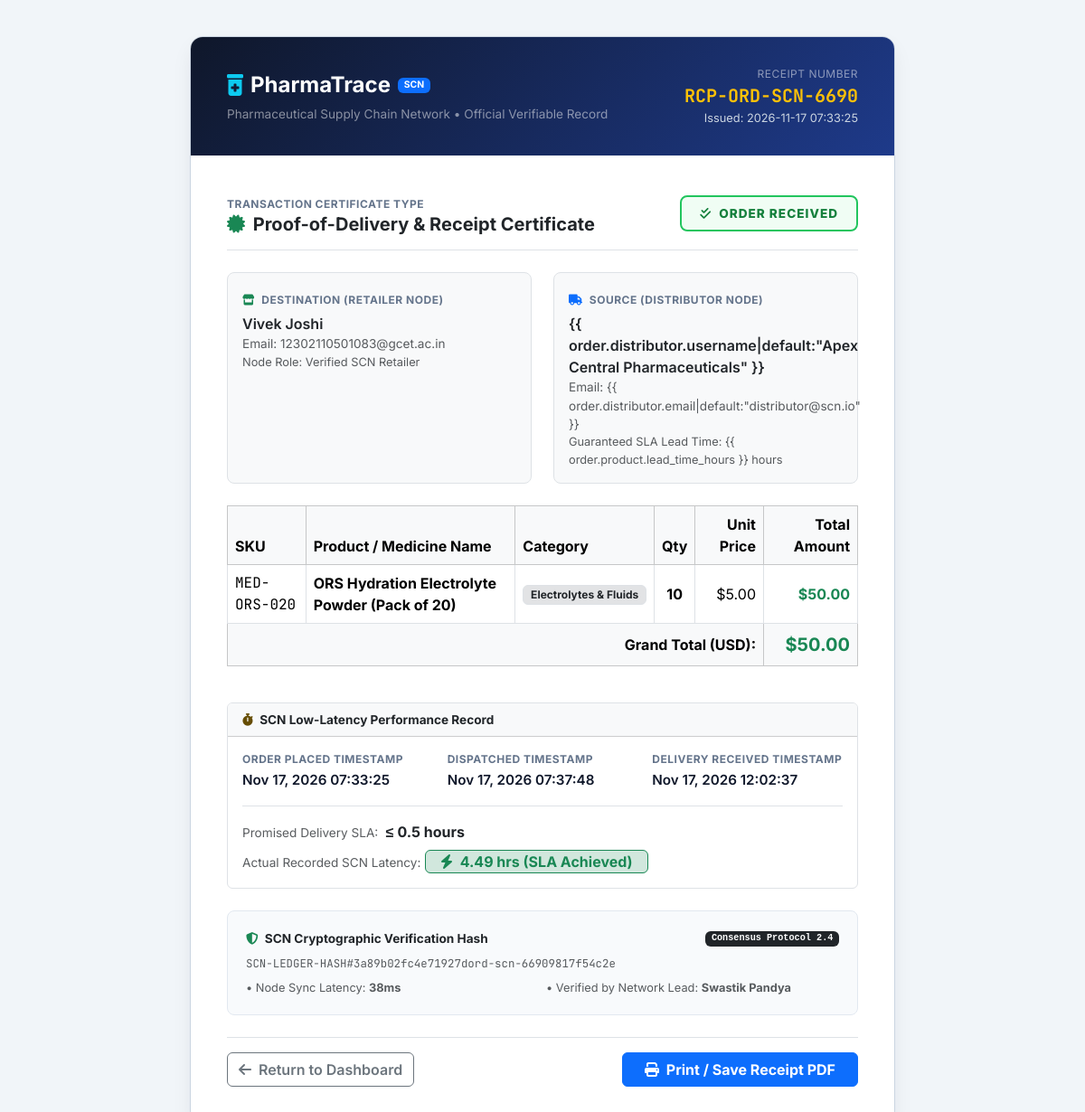
Page /order/receipt/ORD-SCN-6690/ on the committed database.
### store/models.py (models this page shows, shortened)
class SCNOrder(models.Model):
    STATUS_CHOICES = (
        ('Processing', 'Processing'),
        ('Dispatched', 'Dispatched'),
        ('In-Transit', 'In-Transit'),
        ('Delivered', 'Delivered'),
    )
    order_id = models.CharField(max_length=30, unique=True)
    retailer_name = models.CharField(max_length=100)
    retailer_email = models.EmailField()
    distributor = models.ForeignKey(register, on_delete=models.SET_NULL, null=True, blank=True)
    product = models.ForeignKey(SCNProduct, on_delete=models.CASCADE)
    quantity = models.IntegerField(default=1)
    total_price = models.DecimalField(max_digits=10, decimal_places=2)
    status = models.CharField(max_length=30, choices=STATUS_CHOICES, default='Processing')
    ordered_at = models.DateTimeField(auto_now_add=True)
    dispatched_at = models.DateTimeField(null=True, blank=True)
    delivered_at = models.DateTimeField(null=True, blank=True)
    latency_recorded_hours = models.DecimalField(max_digits=6, decimal_places=2, null=True, blank=True)

class SCNProduct(models.Model):
    distributor = models.ForeignKey(register, on_delete=models.CASCADE, null=True, blank=True)
    name = models.CharField(max_length=100)
    category = models.CharField(max_length=50, default='Industrial Components')
    sku = models.CharField(max_length=30, unique=True)
    price = models.DecimalField(max_digits=10, decimal_places=2)
    stock_quantity = models.IntegerField(default=100)
    lead_time_hours = models.DecimalField(max_digits=5, decimal_places=1, default=4.0)
    created_at = models.DateTimeField(auto_now_add=True)

### store/views.py (the view)
# urls.py: path('order/receipt/<str:order_id>/', view_receipt, name='view_receipt'),
def view_receipt(request, order_id):
    try:
        order = SCNOrder.objects.get(order_id=order_id)
        return render(request, 'receipt.html', {'order': order})
    except SCNOrder.DoesNotExist:
        messages.error(request, f"Receipt for Order {order_id} was not found.")
        return redirect('dashboard')

### store/templates/receipt.html (shortened to what this page needs)
{% load static %}
<!DOCTYPE html>
<html lang="en">
<head>
  <link href="https://cdn.jsdelivr.net/npm/bootstrap@5.3.2/dist/css/bootstrap.min.css" rel="stylesheet">
  <link rel="stylesheet" href="https://cdnjs.cloudflare.com/ajax/libs/font-awesome/6.4.0/css/all.min.css" />
</head>
<body>
  <div class="receipt-container">
    <div class="receipt-header d-flex justify-content-between align-items-center flex-wrap gap-3">
      <div>
        <div class="d-flex align-items-center gap-2 mb-1">
          <i class="fas fa-prescription-bottle-medical fs-4 text-info"></i>
          <span class="fs-4 fw-bold">PharmaTrace</span>
          <span class="badge bg-primary text-white" style="font-size: 0.65rem;">SCN</span>
        </div>
        <div class="text-white-50" style="font-size: 0.85rem;">
          Pharmaceutical Supply Chain Network &bull; Official Verifiable Record
        </div>
      </div>
      <div class="text-md-end">
        <div class="text-white-50" style="font-size: 0.75rem; text-transform: uppercase; letter-spacing: 0.5px;">Receipt
          Number</div>
        <div class="fs-5 fw-bold mono text-warning">
          RCP-{{ order.order_id }}
        </div>
        <div style="font-size: 0.8rem; color: #cbd5e1;">Issued: {{ order.ordered_at|date:"Y-m-d H:i:s" }}</div>
      </div>
    </div>
    <div class="receipt-body">
      <div class="d-flex justify-content-between align-items-center mb-4 pb-3 border-bottom flex-wrap gap-2">
        <div>
          <span class="info-label">Transaction Certificate Type</span>
          <div class="h5 fw-bold mb-0 text-dark">
            {% if order.status == 'Delivered' %}
            <i class="fas fa-certificate text-success me-1"></i> Proof-of-Delivery & Receipt Certificate
            {% elif order.status == 'Dispatched' %}
            <i class="fas fa-truck-fast text-primary me-1"></i> Active Dispatch Transit Receipt
            {% else %}
            <i class="fas fa-file-invoice text-info me-1"></i> Order Placement & Consensus Receipt
            {% endif %}
          </div>
        </div>
        <div>
          {% if order.status == 'Delivered' %}
          <span class="receipt-stamp stamp-delivered"><i class="fas fa-check-double me-1"></i> Order Received</span>
          {% elif order.status == 'Dispatched' %}
          <span class="receipt-stamp stamp-dispatched"><i class="fas fa-truck me-1"></i> Dispatched</span>
          {% else %}
          <span class="receipt-stamp stamp-placed"><i class="fas fa-spinner fa-spin me-1"></i> Order Placed</span>
          {% endif %}
        </div>
      </div>
      <div class="row g-4 mb-4">
        <div class="col-sm-6">
          <div class="p-3 bg-light rounded-3 h-100 border">
            <span class="info-label"><i class="fas fa-store text-success me-1"></i> Destination (Retailer Node)</span>
            <div class="info-val fs-6 text-dark mt-1">{{ order.retailer_name }}</div>
            <div class="text-muted" style="font-size: 0.85rem;">Email: {{ order.retailer_email }}</div>
            <div class="text-muted" style="font-size: 0.8rem;">Node Role: Verified SCN Retailer</div>
          </div>
        </div>
        <div class="col-sm-6">
          <div class="p-3 bg-light rounded-3 h-100 border">
            <span class="info-label"><i class="fas fa-truck text-primary me-1"></i> Source (Distributor Node)</span>
            <div class="info-val fs-6 text-dark mt-1">{{ order.distributor.username|default:"Apex Central
              Pharmaceuticals" }}</div>
            <div class="text-muted" style="font-size: 0.85rem;">Email: {{
              order.distributor.email|default:"distributor@scn.io" }}</div>
            <div class="text-muted" style="font-size: 0.8rem;">Guaranteed SLA Lead Time: {{
              order.product.lead_time_hours }} hours</div>
          </div>
        </div>
      </div>
      <div class="table-responsive mb-4">
        <table class="table table-bordered align-middle">
          <thead class="table-light">
            <tr>
              <th>SKU</th>
              <th>Product / Medicine Name</th>
              <th>Category</th>
              <th class="text-center">Qty</th>
              <th class="text-end">Unit Price</th>
              <th class="text-end">Total Amount</th>
            </tr>
          </thead>
          <tbody>
            <tr>
              <td class="mono font-semibold">{{ order.product.sku }}</td>
              <td class="fw-bold">{{ order.product.name }}</td>
              <td><span class="badge bg-secondary-subtle text-dark border">{{ order.product.category }}</span></td>
              <td class="text-center fw-bold">{{ order.quantity }}</td>
              <td class="text-end">${{ order.product.price }}</td>
              <td class="text-end fw-bold text-success fs-6">${{ order.total_price }}</td>
            </tr>
          </tbody>
          <tfoot>
            <tr class="table-light">
              <td colspan="5" class="text-end fw-bold">Grand Total (USD):</td>
              <td class="text-end fw-bold text-success fs-5">${{ order.total_price }}</td>
            </tr>
          </tfoot>
        </table>
      </div>
      <div class="card border mb-4">
        <div class="card-header bg-light fw-bold" style="font-size: 0.85rem;">
          <i class="fas fa-stopwatch text-warning-emphasis me-1"></i> SCN Low-Latency Performance Record
        </div>
        <div class="card-body">
          <div class="row g-3">
            <div class="col-sm-4">
              <div class="info-label">Order Placed Timestamp</div>
              <div class="info-val">{{ order.ordered_at|date:"M d, Y H:i:s" }}</div>
            </div>
            <div class="col-sm-4">
              <div class="info-label">Dispatched Timestamp</div>
              <div class="info-val">
                {% if order.dispatched_at %}
                {{ order.dispatched_at|date:"M d, Y H:i:s" }}
                {% else %}
                <span class="text-muted">Awaiting Dispatch</span>
                {% endif %}
              </div>
            </div>
            <div class="col-sm-4">
              <div class="info-label">Delivery Received Timestamp</div>
              <div class="info-val">
                {% if order.delivered_at %}
                {{ order.delivered_at|date:"M d, Y H:i:s" }}
                {% else %}
                <span class="text-muted">In Pipeline</span>
                {% endif %}
              </div>
            </div>
          </div>
          <div class="mt-3 pt-3 border-top d-flex justify-content-between align-items-center flex-wrap gap-2">
            <div>
              <span class="text-muted" style="font-size: 0.85rem;">Promised Delivery SLA:</span>
              <strong class="text-dark ms-1">&le; {{ order.product.lead_time_hours }} hours</strong>
            </div>
            <div>
              <span class="text-muted" style="font-size: 0.85rem;">Actual Recorded SCN Latency:</span>
              {% if order.latency_recorded_hours %}
              <span class="badge bg-success-subtle text-success border border-success px-3 py-1 fs-6 fw-bold">
                <i class="fas fa-bolt me-1"></i> {{ order.latency_recorded_hours }} hrs (SLA Achieved)
              </span>
              {% else %}
              <span class="badge bg-light text-dark border">Calculating upon completion</span>
              {% endif %}
            </div>
          </div>
        </div>
      </div>
      <div class="ledger-block">
        <div class="fw-bold mb-2 text-dark d-flex align-items-center justify-content-between">
          <span><i class="fas fa-shield-halved text-success me-1"></i> SCN Cryptographic Verification Hash</span>
          <span class="badge bg-dark font-monospace">Consensus Protocol 2.4</span>
        </div>
        <div class="text-muted mb-2 mono" style="font-size: 0.775rem; word-break: break-all;">
          SCN-LEDGER-HASH#{{ order.id }}a89b02fc4e71927d{{ order.order_id|lower }}9817f54c2e
        </div>
        <div class="row g-2 text-muted" style="font-size: 0.8rem;">
          <div class="col-sm-6">&bull; Node Sync Latency: <strong>38ms</strong></div>
          <div class="col-sm-6">&bull; Verified by Network Lead: <strong>Swastik Pandya</strong></div>
        </div>
      </div>
      <div class="d-flex justify-content-between align-items-center mt-4 pt-3 border-top no-print">
        <a href="{% url 'dashboard' %}" class="btn btn-outline-secondary fw-semibold">
          <i class="fas fa-arrow-left me-1"></i> Return to Dashboard
        </a>
        <button onclick="window.print()" class="btn btn-primary fw-bold px-4">
          <i class="fas fa-print me-1"></i> Print / Save Receipt PDF
        </button>
      </div>
    </div>
  </div>
</body>
</html>

### store/templates/receipt.html (style rules this page uses)
body { background-color: #f1f5f9; font-family: 'Inter', sans-serif; color: #0f172a; padding: 2.5rem 1rem; }
.receipt-container { max-width: 780px; margin: 0 auto; background: #ffffff; border: 1px solid #cbd5e1; border-radius: 14px; box-shadow: 0 10px 25px -5px rgba(15, 23, 42, 0.1); overflow: hidden; }
.receipt-header { background: linear-gradient(135deg, #0f172a 0%, #1e3a8a 100%); color: #ffffff; padding: 2rem 2.5rem; }
.receipt-body { padding: 2.5rem; }
.mono { font-family: 'JetBrains Mono', monospace; }
.receipt-stamp { display: inline-block; padding: 0.5rem 1.25rem; border-radius: 8px; font-weight: 800; text-transform: uppercase; letter-spacing: 1px; font-size: 0.85rem; }
.stamp-delivered { background-color: #f0fdf4; border: 2px solid #22c55e; color: #15803d; }
.info-label { font-size: 0.75rem; text-transform: uppercase; font-weight: 700; color: #64748b; letter-spacing: 0.5px; margin-bottom: 0.2rem; }
.info-val { font-size: 0.95rem; font-weight: 600; color: #0f172a; }
.ledger-block { background-color: #f8fafc; border: 1px solid #e2e8f0; border-radius: 8px; padding: 1.25rem; margin-top: 1.5rem; font-size: 0.85rem; }

### rows in the picture
SCNOrder: order_id "ORD-SCN-6690", ordered_at "2026-11-17 07:33:25", retailer_name "Vivek Joshi", retailer_email "12302110501083@gcet.ac.in", product.sku "MED-ORS-020", product.name "ORS Hydration Electrolyte Powder (Pack of 20)", product.category "Electrolytes & Fluids", quantity "10", product.price "5.00", total_price "50.00", ordered_at "Nov 17, 2026 07:33:25", dispatched_at "Nov 17, 2026 07:37:48", delivered_at "Nov 17, 2026 12:02:37", product.lead_time_hours "0.5", latency_recorded_hours "4.49", id "3", order_id "ord-scn-6690"
